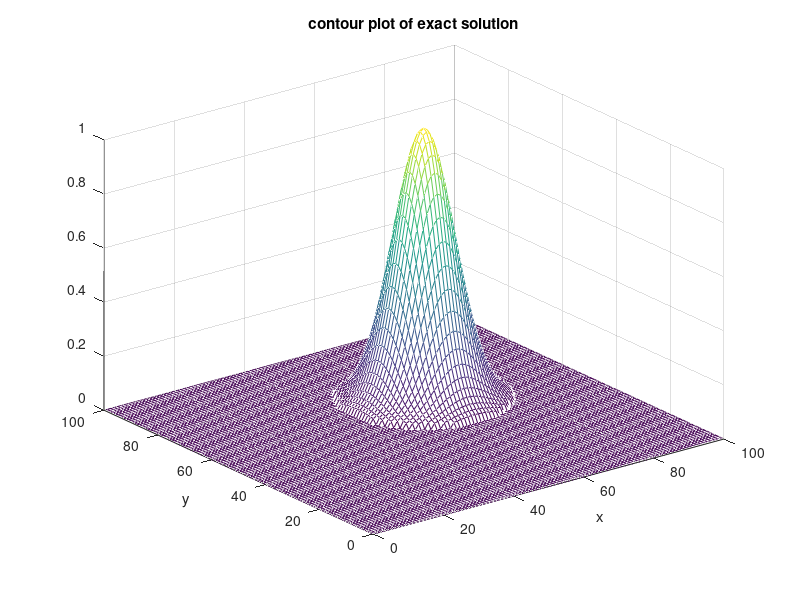
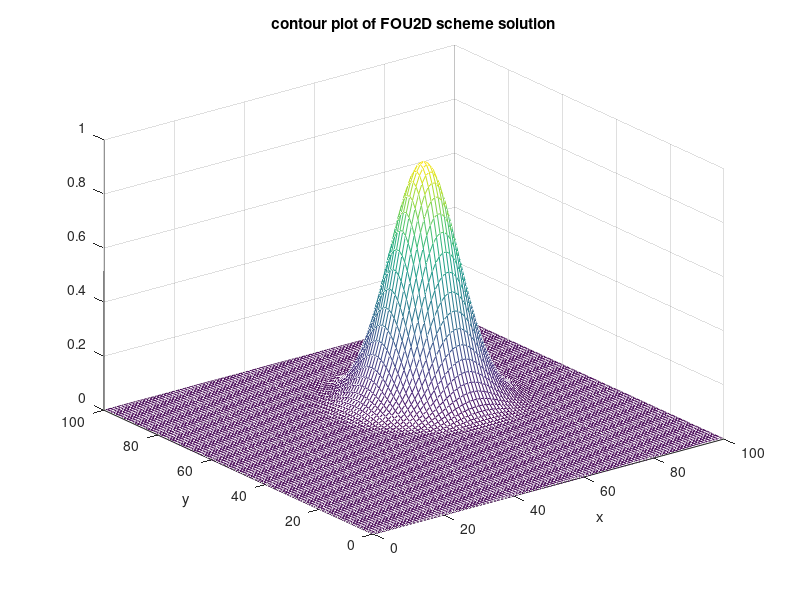

MATLAB code to generate these figures, in order:
function linearadvectionFOU2D
% File name: linearadvectionFOU2D.m
% Author: Clive Mingham 
% Date: 19 Oct 2010
%
% This m-file is associated with the free text book: 'Introductory Finite Difference 
% Methods for PDEs' which may be downloaded from
% http://bookboon.com/uk/student/mathematics/introductory-finite-difference
% -methods-for-pdes
%
% Description: Solves the 2D linear advection equation 
% dU/dt + vx dU/dx + vy dU/dy = 0,
% using first order forward difference in time
% and first order backward differences in space.
% The solution is calculated over [p, q] x [r, s] using NX, NY points
% in the x and y directions respectively and plotted
% after ntimesteps time steps, i.e. the final 
% solution is at time, ntimesteps*dt seconds.
%
% Boundary conditions: Dirichlet boundary conditions are used everywhere.
%
% Subfunction: gaussian2D
%
% Note:
% This 2D problem has an analytical solution.
% If initial condition is U(x,0) = f(x, y) then it can be shown
% that the exact solution is U(x, y, t) = f(x - vx t, y - vy t). 
% i.e. the initial state is translated (advected) in the x and y directions
% with speeds vx and vy respectively.
%
% Stability analysis for the timestep is very complicated so a heuristic
% formula has been used based on the 1D case and a safety factor, F.
%
clear all; clc; clf
% First set the initial parameters.
p=0;                         % start of computational domain in x direction
q=100;                       % end of computational domain in x direction
r=0;                         % start of computational domain in y direction
s=100;                       % end of computational domain in y direction
vx=0.5;                      % water speed in x direction
vy=0.5;                      % water speed in y direction
NX=101;                      % number of grid points in x direction
NY=101;                      % number of grid points in y direction
dx=(q-p)/(NX-1);             % spatial step size in x
dy=(s-r)/(NY-1);             % spatial step size in x
x=p:dx:q;                    % vector of grid points in x
y=r:dy:s;                    % vector of grid points in y
u0=zeros(NX,NY);             % vector of initial u values filled with zeros
%
% Insert initial conditions.
for i=1:NX
    for j=1:NY
        u0(i,j)=gaussian2D(x(i),y(j)); 
    end 
end          % initial condition loop
uinit=u0;    % stores initial conditions if needed
%
t=0;                           % initial time
ntimesteps=30;                 % number of time steps
F=0.4;                         % safety factor
dt=F*min(dx/abs(vx),dy/abs(vy))  % heuristic time step calc
%                                
Cx=dt*vx/dx;                   % Courant number in the x direction
Cy=dt*vy/dy;                   % Courant number in the y direction
% 
u=zeros(NX,NY);             % define correct sized numerical solution array
exact=zeros(NX,NY);         % define correct sized exact solution array
%                              
% Begin the time marching algorithm
disp('start time marching ...')
for timecount=1:ntimesteps
    t=t+dt;               % current time for outputted solution                 
    % Insert ghost values.
    % Each row needs a left hand ghost value.
    % Each column needs a lower ghost value.
    % Hence the matrix of u values becomes NX+1 by NY+1 and the 
    % non-ghost values are in the ranges i = 2 to NX+1, j = 2 to NY+1.
    % Insert the ghost values assuming the (Dirichlet) conditions of
    % u0 = 0 at the boundaries at all times.  Extend u0.
    % This is a quick way.
    utemp=zeros(NX+1,NY+1);  % Create a zero matrix of the correct size.
    utemp(2:NX+1,2:NY+1)=u0; % Embed u0
    u0=utemp;                % Overwrite u0.
    clear utemp
    %
    for i=2:NX+1
        for j=2:NY+1
            u(i,j)=u0(i,j)-Cx*(u0(i,j)-u0(i-1,j))-Cy*(u0(i,j)-u0(i,j-1));  % FOU scheme in 2D 
        end
    end
    u0=u(2:NX+1,2:NY+1);     % copy solution to initial conditions for next iteration 
end % of time marching loop
%
% Output
disp('finished time marching')
disp('see contour plots in graphics window')
for i=1:NX
    for j=1:NY
        exact(i,j)=gaussian2D(x(i)-vx*t,y(j)-vy*t);   % exact solution at time t
    end   
end    
[X,Y]=meshgrid(x,y);   % for contour plot 
%
%subplot(2,1,1), contour(X,Y,transpose(exact))
figure; mesh(X,Y, transpose(exact));
title('contour plot of exact solution')
xlabel('x')
ylabel('y')
%
%subplot(2,1,2), contour(X,Y,transpose(u0))
figure; mesh(X,Y, transpose(u0));
title('contour plot of FOU2D scheme solution')
xlabel('x')
ylabel('y')
%
disp('program finished')
%  end of linearadvectionFOU2D.m
%%%%%%%%%%%%%%%%%%%%%%%%%%%%%%%%%%%%%%%%%%%%%%%%%%%%%%%%%%%%%%%%%%%%%%%%%%%%%%%%%%%%%%%%%%
function z=gaussian2D(x,y)
% Initial conditions given by a 2D Gaussian function over [p, q]x[r, s], height 1, centred
% on (cenx, ceny) which becomes zero rad away from the centre.
% p, q, r, s specify size of domain
p=0;
q=100;
r=0;
s=100;
% cenx, ceny centre for Gaussian
cenx=(p+q)/2;
ceny=(r+s)/2;
% rad is Gaussian 'radius'
rad=20;
z=0.0;
d=sqrt((x-cenx)^2+(y-ceny)^2);   % distance from centre
if (d < rad)
  z=exp(-0.01*d^2); 
end
% end of subfunction gaussian2D
%%%%%%%%%%%%%%%%%%%%%%%%%%%%%%%%%%%%%%%